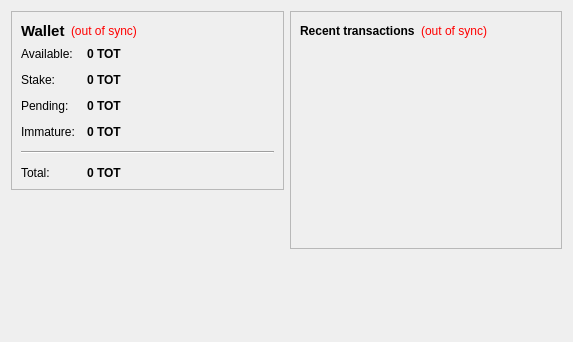
<?xml version="1.0" encoding="UTF-8"?>
<ui version="4.0">
 <class>OverviewPage</class>
 <widget class="QWidget" name="OverviewPage">
  <property name="geometry">
   <rect>
    <x>0</x>
    <y>0</y>
    <width>573</width>
    <height>342</height>
   </rect>
  </property>
  <property name="windowTitle">
   <string>Form</string>
  </property>
  <layout class="QHBoxLayout" name="horizontalLayout" stretch="1,1">
   <item>
    <layout class="QVBoxLayout" name="verticalLayout_2">
     <item>
      <widget class="QFrame" name="frame">
       <property name="frameShape">
        <enum>QFrame::StyledPanel</enum>
       </property>
       <property name="frameShadow">
        <enum>QFrame::Raised</enum>
       </property>
       <layout class="QVBoxLayout" name="verticalLayout_4">
        <item>
         <layout class="QHBoxLayout" name="horizontalLayout_4">
          <item>
           <widget class="QLabel" name="label_5">
            <property name="font">
             <font>
              <pointsize>11</pointsize>
              <weight>75</weight>
              <bold>true</bold>
             </font>
            </property>
            <property name="text">
             <string>Wallet</string>
            </property>
           </widget>
          </item>
          <item>
           <widget class="QLabel" name="labelWalletStatus">
            <property name="toolTip">
             <string>The displayed information may be out of date. Your wallet automatically synchronizes with the TotalCoin network after a connection is established, but this process has not completed yet.</string>
            </property>
            <property name="styleSheet">
             <string notr="true">QLabel { color: red; }</string>
            </property>
            <property name="text">
             <string notr="true">(out of sync)</string>
            </property>
            <property name="alignment">
             <set>Qt::AlignLeading|Qt::AlignLeft|Qt::AlignVCenter</set>
            </property>
           </widget>
          </item>
          <item>
           <spacer name="horizontalSpacer_2">
            <property name="orientation">
             <enum>Qt::Horizontal</enum>
            </property>
            <property name="sizeHint" stdset="0">
             <size>
              <width>40</width>
              <height>20</height>
             </size>
            </property>
           </spacer>
          </item>
         </layout>
        </item>
        <item>
         <layout class="QFormLayout" name="formLayout_2">
          <property name="fieldGrowthPolicy">
           <enum>QFormLayout::AllNonFixedFieldsGrow</enum>
          </property>
          <property name="horizontalSpacing">
           <number>12</number>
          </property>
          <property name="verticalSpacing">
           <number>12</number>
          </property>
          <item row="0" column="0">
           <widget class="QLabel" name="label">
            <property name="text">
             <string>Available:</string>
            </property>
           </widget>
          </item>
          <item row="0" column="1">
           <widget class="QLabel" name="labelBalance">
            <property name="font">
             <font>
              <weight>75</weight>
              <bold>true</bold>
             </font>
            </property>
            <property name="cursor">
             <cursorShape>IBeamCursor</cursorShape>
            </property>
            <property name="toolTip">
             <string>Your current spendable balance</string>
            </property>
            <property name="text">
             <string notr="true">0 TOT</string>
            </property>
            <property name="textInteractionFlags">
             <set>Qt::LinksAccessibleByMouse|Qt::TextSelectableByKeyboard|Qt::TextSelectableByMouse</set>
            </property>
           </widget>
          </item>
          <item row="1" column="0">
           <widget class="QLabel" name="label_6">
            <property name="text">
             <string>Stake:</string>
            </property>
           </widget>
          </item>
          <item row="1" column="1">
           <widget class="QLabel" name="labelStake">
            <property name="font">
             <font>
              <weight>75</weight>
              <bold>true</bold>
             </font>
            </property>
            <property name="cursor">
             <cursorShape>IBeamCursor</cursorShape>
            </property>
            <property name="toolTip">
             <string>Total of coins that was staked, and do not yet count toward the current balance</string>
            </property>
            <property name="text">
             <string notr="true">0 TOT</string>
            </property>
            <property name="textInteractionFlags">
             <set>Qt::LinksAccessibleByMouse|Qt::TextSelectableByKeyboard|Qt::TextSelectableByMouse</set>
            </property>
           </widget>
          </item>
          <item row="2" column="0">
           <widget class="QLabel" name="label_3">
            <property name="text">
             <string>Pending:</string>
            </property>
           </widget>
          </item>
          <item row="2" column="1">
           <widget class="QLabel" name="labelUnconfirmed">
            <property name="font">
             <font>
              <weight>75</weight>
              <bold>true</bold>
             </font>
            </property>
            <property name="cursor">
             <cursorShape>IBeamCursor</cursorShape>
            </property>
            <property name="toolTip">
             <string>Total of transactions that have yet to be confirmed, and do not yet count toward the current balance</string>
            </property>
            <property name="text">
             <string notr="true">0 TOT</string>
            </property>
            <property name="textInteractionFlags">
             <set>Qt::LinksAccessibleByMouse|Qt::TextSelectableByKeyboard|Qt::TextSelectableByMouse</set>
            </property>
           </widget>
          </item>
          <item row="3" column="0">
           <widget class="QLabel" name="labelImmatureText">
            <property name="text">
             <string>Immature:</string>
            </property>
           </widget>
          </item>
          <item row="3" column="1">
           <widget class="QLabel" name="labelImmature">
            <property name="font">
             <font>
              <weight>75</weight>
              <bold>true</bold>
             </font>
            </property>
            <property name="toolTip">
             <string>Mined balance that has not yet matured</string>
            </property>
            <property name="text">
             <string notr="true">0 TOT</string>
            </property>
            <property name="textInteractionFlags">
             <set>Qt::LinksAccessibleByMouse|Qt::TextSelectableByKeyboard|Qt::TextSelectableByMouse</set>
            </property>
           </widget>
          </item>
          <item row="4" column="0" colspan="2">
           <widget class="Line" name="line">
            <property name="orientation">
             <enum>Qt::Horizontal</enum>
            </property>
           </widget>
          </item>
          <item row="5" column="0">
           <widget class="QLabel" name="labelTotalText">
            <property name="text">
             <string>Total:</string>
            </property>
           </widget>
          </item>
          <item row="5" column="1">
           <widget class="QLabel" name="labelTotal">
            <property name="font">
             <font>
              <weight>75</weight>
              <bold>true</bold>
             </font>
            </property>
            <property name="cursor">
             <cursorShape>IBeamCursor</cursorShape>
            </property>
            <property name="toolTip">
             <string>Your current total balance</string>
            </property>
            <property name="text">
             <string notr="true">0 TOT</string>
            </property>
            <property name="textInteractionFlags">
             <set>Qt::LinksAccessibleByMouse|Qt::TextSelectableByKeyboard|Qt::TextSelectableByMouse</set>
            </property>
           </widget>
          </item>
         </layout>
        </item>
       </layout>
      </widget>
     </item>
     <item>
      <spacer name="verticalSpacer">
       <property name="orientation">
        <enum>Qt::Vertical</enum>
       </property>
       <property name="sizeHint" stdset="0">
        <size>
         <width>20</width>
         <height>40</height>
        </size>
       </property>
      </spacer>
     </item>
    </layout>
   </item>
   <item>
    <layout class="QVBoxLayout" name="verticalLayout_3">
     <item>
      <widget class="QFrame" name="frame_2">
       <property name="frameShape">
        <enum>QFrame::StyledPanel</enum>
       </property>
       <property name="frameShadow">
        <enum>QFrame::Raised</enum>
       </property>
       <layout class="QVBoxLayout" name="verticalLayout">
        <item>
         <layout class="QHBoxLayout" name="horizontalLayout_2">
          <item>
           <widget class="QLabel" name="label_4">
            <property name="text">
             <string>&lt;b&gt;Recent transactions&lt;/b&gt;</string>
            </property>
           </widget>
          </item>
          <item>
           <widget class="QLabel" name="labelTransactionsStatus">
            <property name="toolTip">
             <string>The displayed information may be out of date. Your wallet automatically synchronizes with the TotalCoin network after a connection is established, but this process has not completed yet.</string>
            </property>
            <property name="styleSheet">
             <string notr="true">QLabel { color: red; }</string>
            </property>
            <property name="text">
             <string notr="true">(out of sync)</string>
            </property>
            <property name="alignment">
             <set>Qt::AlignRight|Qt::AlignTrailing|Qt::AlignVCenter</set>
            </property>
           </widget>
          </item>
          <item>
           <spacer name="horizontalSpacer">
            <property name="orientation">
             <enum>Qt::Horizontal</enum>
            </property>
            <property name="sizeHint" stdset="0">
             <size>
              <width>40</width>
              <height>20</height>
             </size>
            </property>
           </spacer>
          </item>
         </layout>
        </item>
        <item>
         <widget class="QListView" name="listTransactions">
          <property name="styleSheet">
           <string notr="true">QListView { background: transparent; }</string>
          </property>
          <property name="frameShape">
           <enum>QFrame::NoFrame</enum>
          </property>
          <property name="verticalScrollBarPolicy">
           <enum>Qt::ScrollBarAlwaysOff</enum>
          </property>
          <property name="horizontalScrollBarPolicy">
           <enum>Qt::ScrollBarAlwaysOff</enum>
          </property>
          <property name="selectionMode">
           <enum>QAbstractItemView::NoSelection</enum>
          </property>
         </widget>
        </item>
       </layout>
      </widget>
     </item>
     <item>
      <spacer name="verticalSpacer_2">
       <property name="orientation">
        <enum>Qt::Vertical</enum>
       </property>
       <property name="sizeHint" stdset="0">
        <size>
         <width>20</width>
         <height>40</height>
        </size>
       </property>
      </spacer>
     </item>
    </layout>
   </item>
  </layout>
 </widget>
 <resources/>
 <connections/>
</ui>
